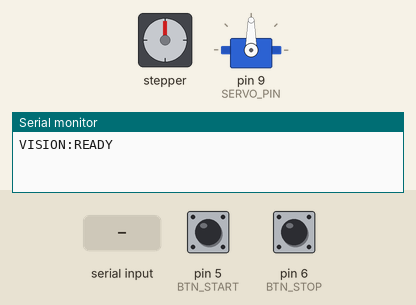
A sketch run on a simulated Arduino Uno, built with avr-gcc and run on an emulated ATmega328P. Parts: stepper motor, servo, the last lines printed to the serial monitor. Wiring (inferred from the names in the program): stepper motor driver (200 steps per turn assumed): step pin 3; direction pin 2. The inputs (shaded band) are chosen by the test bench; at power-on: pin 5 (BTN_START) HIGH, pin 6 (BTN_STOP) HIGH.

Above: at 1.7 s.
1.8 s: pin 5 (BTN_START) pulled LOW for 0.15 s
At 2.25 s:
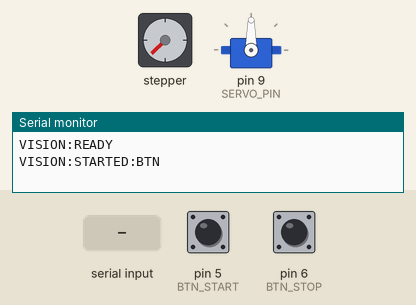
4.8 s: "SERVO:\n" received over Serial
At 4.97 s:
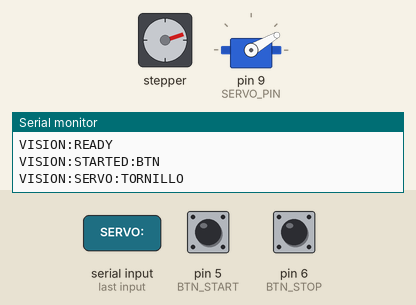
7.8 s: pin 6 (BTN_STOP) pulled LOW for 0.15 s
At 8.3 s:
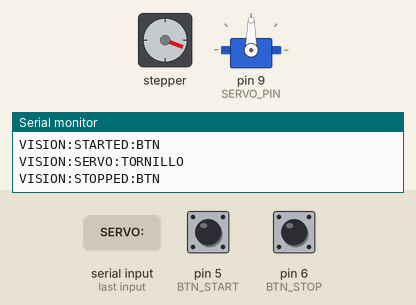
9.4 s: "START\n" received over Serial
At 9.86 s:
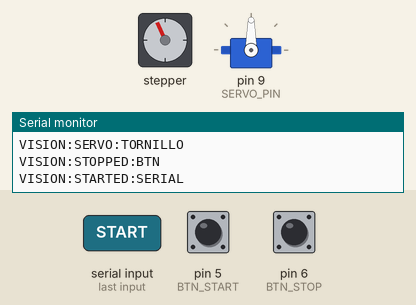
12.4 s: "SERVO:,45\n" received over Serial
At 12.58 s:
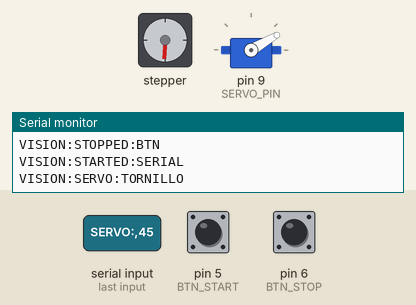
15.4 s: "SERVO:90\n" received over Serial
At 15.6 s:
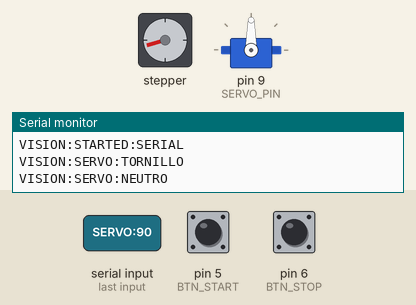
Timing chart, 0 to 19.4 s (numbered marks = the images above; inputs shaded):
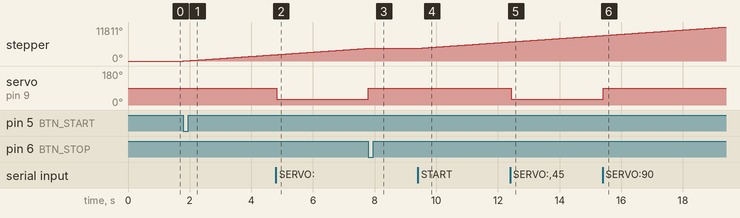

Measured:
- after the input at 1.8 s, stepper: keeps turning clockwise at about 739°/s, starting at once
- after the input at 4.8 s, servo on pin 9 (SERVO_PIN): 90° → 30° at once
- after the input at 7.8 s, servo on pin 9 (SERVO_PIN): 30° → 90° at once
- after the input at 9.4 s, stepper: keeps turning clockwise at about 739°/s, starting at once
- after the input at 12.4 s, servo on pin 9 (SERVO_PIN): 90° → 30° at once
- after the input at 15.4 s, servo on pin 9 (SERVO_PIN): 30° → 90° at once

The sketch:

vision_arduino.ino
```cpp
// ==========================================
// Sistema Vision — Arduino UNO
// ==========================================
// Motor NEMA 17 + A4988
//   STEP -> Pin 3
//   DIR  -> Pin 2
//
// Botones (Pull-Up: 1K a 3.3V, botón a GND)
//   INICIAR -> Pin 5 (LOW = presionado)
//   DETENER -> Pin 6 (LOW = presionado)
//
// Servo clasificador
//   SIGNAL -> Pin 9
//
// Comandos Serial (desde servidor):
//   START      -> Iniciar motor
//   STOP       -> Detener motor
//   VEL:xx     -> Velocidad (0-100)
//   SERVO:0    -> Tornillo
//   SERVO:1    -> Tuerca
//   SERVO:2    -> Objeto extraño
//   STATUS     -> Reportar estado
// ==========================================

#include <Servo.h>

// ═══════════════════════════════════════════
//  AJUSTES FÁCILES DE EDITAR
// ═══════════════════════════════════════════

// ─── Pines ───────────────────────────────
#define STEP_PIN    3
#define DIR_PIN     2
#define BTN_START   5
#define BTN_STOP    6
#define SERVO_PIN   9

// ─── Grados del servo (AJUSTAR AQUÍ) ────
#define SERVO_TORNILLO   30    // Posición para tornillo
#define SERVO_TUERCA     90    // Posición para tuerca
#define SERVO_EXTRANO   150    // Posición para objeto extraño
#define SERVO_NEUTRO     90    // Posición de reposo

// ─── Velocidad del motor ─────────────────
unsigned long stepDelayUs = 1200;  // Menor = más rápido

// ═══════════════════════════════════════════

Servo servoClasif;

bool motorActivo = false;
int velocidadPct = 50;

// Debounce
bool lastStart = HIGH;
bool lastStop = HIGH;
unsigned long lastDebounceStart = 0;
unsigned long lastDebounceStop = 0;
const unsigned long DEBOUNCE = 250;

// Serial
String serialBuffer = "";

void setup() {
  // Motor
  pinMode(STEP_PIN, OUTPUT);
  pinMode(DIR_PIN, OUTPUT);
  digitalWrite(DIR_PIN, HIGH);

  // Botones Pull-Up externo (1K a 3.3V, botón a GND)
  // Cuando NO se presiona: HIGH (3.3V por resistencia)
  // Cuando se presiona: LOW (conectado a GND)
  pinMode(BTN_START, INPUT);
  pinMode(BTN_STOP, INPUT);

  // Servo
  servoClasif.attach(SERVO_PIN);
  servoClasif.write(SERVO_NEUTRO);

  Serial.begin(9600);
  Serial.println("VISION:READY");
  delay(500);
}

void loop() {
  leerBotones();
  leerSerial();

  if (motorActivo) {
    digitalWrite(STEP_PIN, HIGH);
    delayMicroseconds(stepDelayUs);
    digitalWrite(STEP_PIN, LOW);
    delayMicroseconds(stepDelayUs);
  }
}

// ─── Botones con Pull-Up (LOW = presionado) ─────
void leerBotones() {
  unsigned long ahora = millis();
  bool btnStart = digitalRead(BTN_START);
  bool btnStop = digitalRead(BTN_STOP);

  // Botón INICIAR: detectar flanco HIGH -> LOW
  if (btnStart == LOW && lastStart == HIGH && (ahora - lastDebounceStart > DEBOUNCE)) {
    if (!motorActivo) {
      motorActivo = true;
      Serial.println("VISION:STARTED:BTN");
    }
    lastDebounceStart = ahora;
  }
  lastStart = btnStart;

  // Botón DETENER: detectar flanco HIGH -> LOW
  if (btnStop == LOW && lastStop == HIGH && (ahora - lastDebounceStop > DEBOUNCE)) {
    if (motorActivo) {
      motorActivo = false;
      digitalWrite(STEP_PIN, LOW);
      servoClasif.write(SERVO_NEUTRO);
      Serial.println("VISION:STOPPED:BTN");
    }
    lastDebounceStop = ahora;
  }
  lastStop = btnStop;
}

// ─── Comandos serial desde el servidor ───────────
void leerSerial() {
  while (Serial.available()) {
    char c = Serial.read();
    if (c == '\n' || c == '\r') {
      if (serialBuffer.length() > 0) {
        procesarComando(serialBuffer);
        serialBuffer = "";
      }
    } else {
      serialBuffer += c;
    }
  }
}

void procesarComando(String cmd) {
  cmd.trim();
  cmd.toUpperCase();

  if (cmd == "START") {
    motorActivo = true;
    Serial.println("VISION:STARTED:SERIAL");

  } else if (cmd == "STOP") {
    motorActivo = false;
    digitalWrite(STEP_PIN, LOW);
    servoClasif.write(SERVO_NEUTRO);
    Serial.println("VISION:STOPPED:SERIAL");

  } else if (cmd.startsWith("VEL:")) {
    int vel = cmd.substring(4).toInt();
    vel = constrain(vel, 0, 100);
    velocidadPct = vel;
    stepDelayUs = map(vel, 0, 100, 2000, 400);
    Serial.print("VISION:VEL:");
    Serial.println(vel);

  } else if (cmd.startsWith("SERVO:")) {
    int clase = cmd.substring(6).toInt();
    moverServo(clase);

  } else if (cmd == "STATUS") {
    Serial.print("VISION:STATUS:");
    Serial.print(motorActivo ? "ON" : "OFF");
    Serial.print(":VEL:");
    Serial.print(velocidadPct);
    Serial.print(":SERVO:");
    Serial.println(servoClasif.read());

  } else {
    Serial.print("VISION:UNKNOWN:");
    Serial.println(cmd);
  }
}

// ─── Servo clasificador ──────────────────────────
void moverServo(int clase) {
  int pos;
  switch (clase) {
    case 0:
      pos = SERVO_TORNILLO;
      Serial.println("VISION:SERVO:TORNILLO");
      break;
    case 1:
      pos = SERVO_TUERCA;
      Serial.println("VISION:SERVO:TUERCA");
      break;
    case -1:
    case 2:
      pos = SERVO_EXTRANO;
      Serial.println("VISION:SERVO:EXTRANO");
      break;
    default:
      pos = SERVO_NEUTRO;
      Serial.println("VISION:SERVO:NEUTRO");
      break;
  }
  servoClasif.write(pos);
}
```
